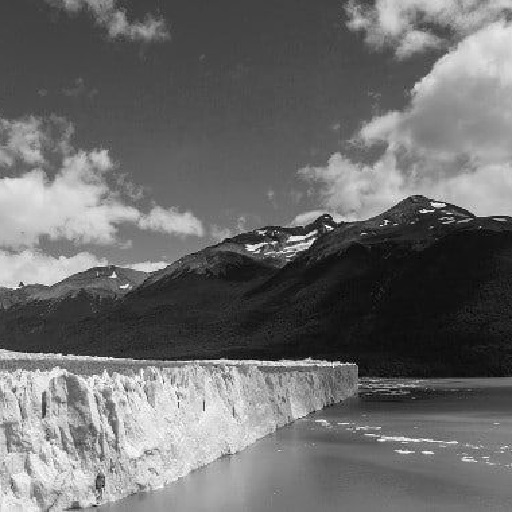
#> input picture filtrado_wiener/Glaciar512.jpg, 512 x 512 px
$ python FiltroWeiner.py
#> lines starting #> are read from the running program, lines starting #| are printed output that depends on the picture
import numpy as np
import cv2
from scipy import fftpack
import matplotlib.pyplot as plt
import os

def add_gaussian_noise(image, mean=0, variance=0.01):
    """Agregar ruido gaussiano a una imagen."""
    row, col = image.shape
    sigma = np.sqrt(variance)
    gauss = np.random.normal(mean, sigma, (row, col))
    noisy = image + gauss * 255
    return np.clip(noisy, 0, 255).astype(np.uint8)

def create_lowpass_filter(size=9):
    """Crear un filtro paso bajas normalizado de tamaño size x size."""
    kernel = np.ones((size, size)) / (size * size)
    return kernel

def degradation_function(image, kernel):
    """Aplicar la función de degradación en el dominio de la frecuencia con shift correcto."""
    image_float = image.astype(float) / 255.0
    kernel_padded = np.zeros_like(image_float)
    kh, kw = kernel.shape
    kernel_padded[:kh, :kw] = kernel
    kernel_padded = np.roll(kernel_padded, -(kh//2), axis=0)
    kernel_padded = np.roll(kernel_padded, -(kw//2), axis=1)
    image_fft = fftpack.fft2(image_float)
    kernel_fft = fftpack.fft2(kernel_padded)
    degraded_fft = image_fft * kernel_fft
    degraded = np.real(fftpack.ifft2(degraded_fft))
    return np.clip(degraded * 255, 0, 255).astype(np.uint8)

def wiener_filter_restore(degraded_image, kernel, K=0.02):
    """Restauración usando el filtro de Wiener con manejo correcto del shift."""
    image_float = degraded_image.astype(float) / 255.0
    kernel_padded = np.zeros_like(image_float)
    kh, kw = kernel.shape
    kernel_padded[:kh, :kw] = kernel
    kernel_padded = np.roll(kernel_padded, -(kh//2), axis=0)
    kernel_padded = np.roll(kernel_padded, -(kw//2), axis=1)
    degraded_fft = fftpack.fft2(image_float)
    kernel_fft = fftpack.fft2(kernel_padded)
    kernel_power_spectrum = np.abs(kernel_fft) ** 2
    wiener = np.conj(kernel_fft) / (kernel_power_spectrum + K)
    restored_fft = degraded_fft * wiener
    restored = np.real(fftpack.ifft2(restored_fft))
    return np.clip(restored * 255, 0, 255).astype(np.uint8), kernel_power_spectrum

# Cargar imagen
image = cv2.imread('Glaciar512.jpg', cv2.IMREAD_GRAYSCALE)
#> image is the input picture: shape (512, 512); min 0, max 255, mean 108
if image is None:
    raise ValueError("No se pudo cargar la imagen")

# Parámetros
NOISE_MEAN = 0
NOISE_VAR = 0.01
K_CASE3 = 0.005
K_CASE4 = 0.03
LOWPASS_KERNEL_SIZE_CASE3 = 9
LOWPASS_KERNEL_SIZE_CASE4 = 9

# Crear filtros paso bajas específicos para cada caso
lowpass_kernel_case3 = create_lowpass_filter(LOWPASS_KERNEL_SIZE_CASE3)
lowpass_kernel_case4 = create_lowpass_filter(LOWPASS_KERNEL_SIZE_CASE4)

# Caso 3: Ruido gaussiano + pérdida de nitidez
print("Procesando Caso 3: Ruido gaussiano + pérdida de nitidez")
noisy_image = add_gaussian_noise(image, NOISE_MEAN, NOISE_VAR)
degraded_case3 = degradation_function(noisy_image, lowpass_kernel_case3)
restored_case3, kernel_power_spectrum_case3 = wiener_filter_restore(degraded_case3, lowpass_kernel_case3, K_CASE3)
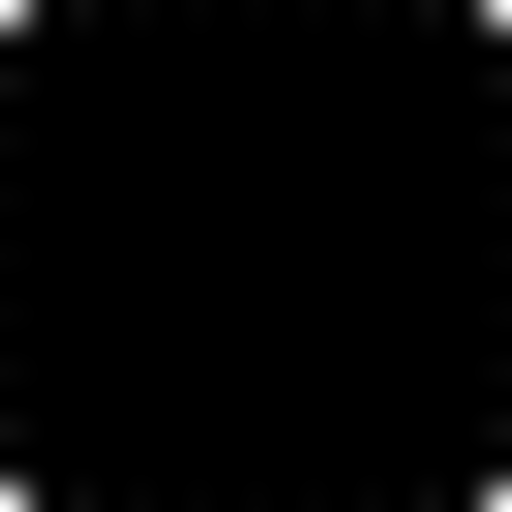
#> kernel_power_spectrum_case3: shape (512, 512) float64; min 1.57e-11, max 1, mean 0.0123

# Caso 4: Pérdida de nitidez + ruido gaussiano (con ajustes adicionales)
print("Procesando Caso 4: Pérdida de nitidez + ruido gaussiano con ajustes")
blurred_image = degradation_function(image, lowpass_kernel_case4)
degraded_case4 = add_gaussian_noise(blurred_image, NOISE_MEAN, NOISE_VAR)
#> call 2 of add_gaussian_noise, with mean = 0, variance = 0.01
#> in add_gaussian_noise (call 2), `noisy = image + gauss * 255`:
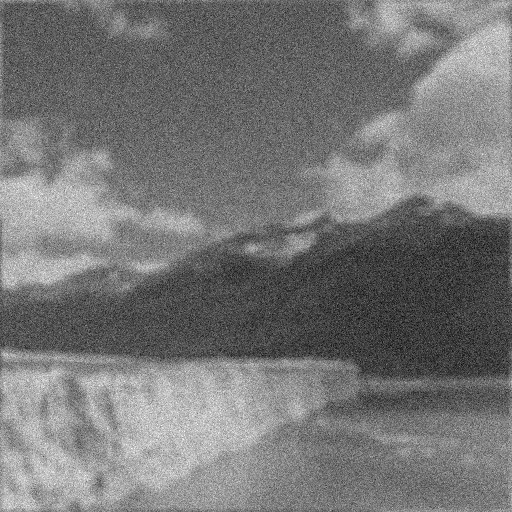
#> noisy: shape (512, 512) float64; min -75.57, max 317.4, mean 107.6; drawn with min black and max white
restored_case4, kernel_power_spectrum_case4 = wiener_filter_restore(degraded_case4, lowpass_kernel_case4, K_CASE4)
#> call 2 of wiener_filter_restore, with kernel = array of shape (9, 9), K = 0.03
#> in wiener_filter_restore (call 2), `restored = np.real(fftpack.ifft2(restored_fft))`:
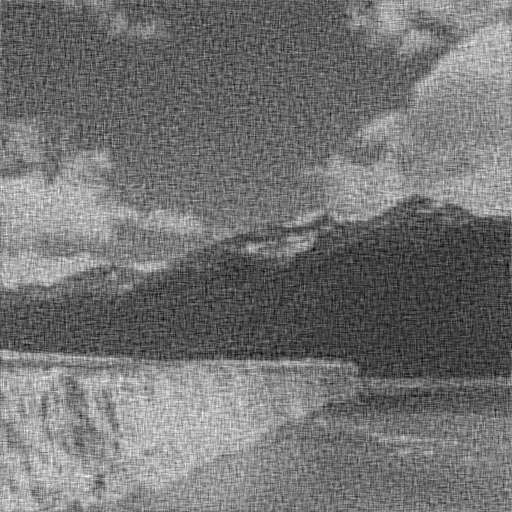
#> restored: shape (512, 512) float64; min -0.328, max 1.3, mean 0.409; drawn with min black and max white
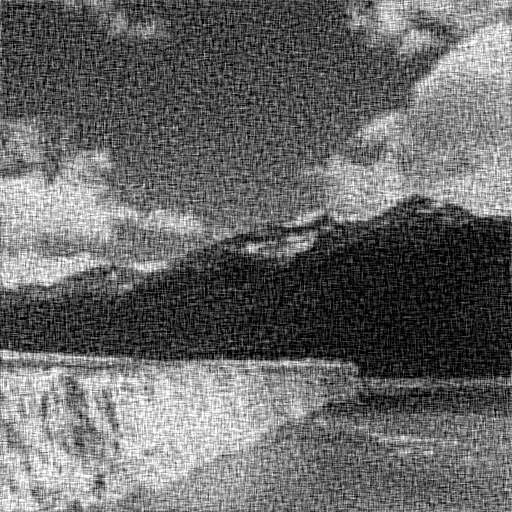
#> restored_case4: shape (512, 512); min 0, max 255, mean 104.1

# Guardar imágenes
output_dir = "output_images"
os.makedirs(output_dir, exist_ok=True)

cv2.imwrite(os.path.join(output_dir, 'original_image.jpg'), image)
cv2.imwrite(os.path.join(output_dir, 'case3_degraded.jpg'), degraded_case3)
cv2.imwrite(os.path.join(output_dir, 'case3_restored.jpg'), restored_case3)
cv2.imwrite(os.path.join(output_dir, 'case4_degraded.jpg'), degraded_case4)
cv2.imwrite(os.path.join(output_dir, 'case4_restored.jpg'), restored_case4)

# Guardar FFT de imágenes como imágenes JPG
def save_fft_as_image(fft_data, filename):
    """Guardar el espectro FFT como imagen JPG."""
#> called with fft_data = array of shape (512, 512), filename = 'output_images/case3_degraded_fft.jpg'
    # Calcular la magnitud y escalar
    fft_magnitude = np.abs(fft_data)
    # Escalar a 0-255 para guardar como imagen
    fft_scaled = np.log1p(fft_magnitude)  # Usar log para mejorar la visualización
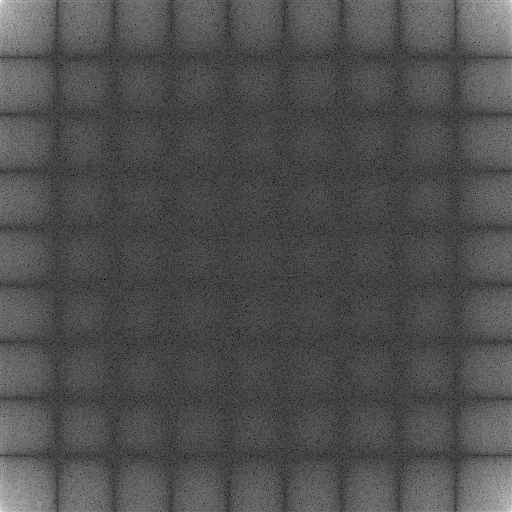
#> fft_scaled: shape (512, 512) float64; min 0.411, max 17.15, mean 5.61; drawn with min black and max white
    fft_scaled = (fft_scaled / np.max(fft_scaled) * 255).astype(np.uint8)
    plt.imsave(filename, fft_scaled, cmap='gray')

# Guardar FFT de las imágenes y kernels como imágenes JPG
save_fft_as_image(fftpack.fft2(degraded_case3), os.path.join(output_dir, 'case3_degraded_fft.jpg'))
save_fft_as_image(fftpack.fft2(restored_case3), os.path.join(output_dir, 'case3_restored_fft.jpg'))
save_fft_as_image(fftpack.fft2(degraded_case4), os.path.join(output_dir, 'case4_degraded_fft.jpg'))
save_fft_as_image(fftpack.fft2(restored_case4), os.path.join(output_dir, 'case4_restored_fft.jpg'))
#> call 4 of save_fft_as_image, with fft_data = array of shape (512, 512), filename = 'output_images/case4_restored_fft.jpg'
#> in save_fft_as_image (call 4), `fft_scaled = np.log1p(fft_magnitude)`:
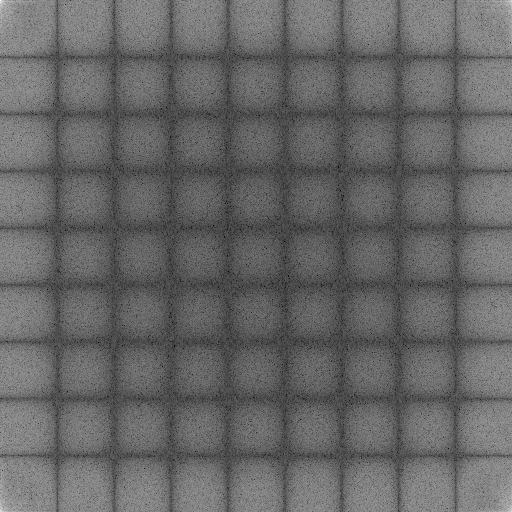
#> fft_scaled: shape (512, 512) float64; min 2.55, max 17.12, mean 8.4; drawn with min black and max white
#> in save_fft_as_image (call 4), `fft_scaled = (fft_scaled / np.max(fft_scaled) * 255).astype(np.uint8)`:
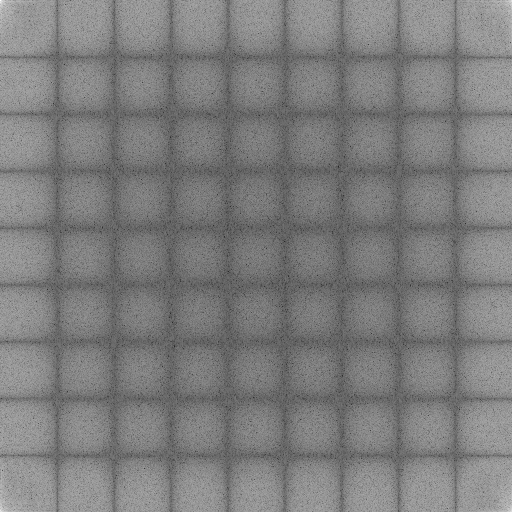
#> fft_scaled: shape (512, 512); min 37, max 255, mean 124.7
save_fft_as_image(fftpack.fft2(lowpass_kernel_case3), os.path.join(output_dir, 'case3_kernel_fft.jpg'))
save_fft_as_image(fftpack.fft2(lowpass_kernel_case4), os.path.join(output_dir, 'case4_kernel_fft.jpg'))

# Visualización
plt.figure(figsize=(15, 10))

plt.subplot(231)
plt.imshow(image, cmap='gray')
plt.title('Imagen Original')

plt.subplot(232)
plt.imshow(degraded_case3, cmap='gray')
plt.title('Caso 3: Degradada\n(Ruido + Desenfoque)')

plt.subplot(233)
plt.imshow(restored_case3, cmap='gray')
plt.title('Caso 3: Restaurada')

plt.subplot(235)
plt.imshow(degraded_case4, cmap='gray')
plt.title('Caso 4: Degradada\n(Desenfoque + Ruido)')

plt.subplot(236)
plt.imshow(restored_case4, cmap='gray')
plt.title('Caso 4: Restaurada con ajustes')

plt.tight_layout()
plt.show()
